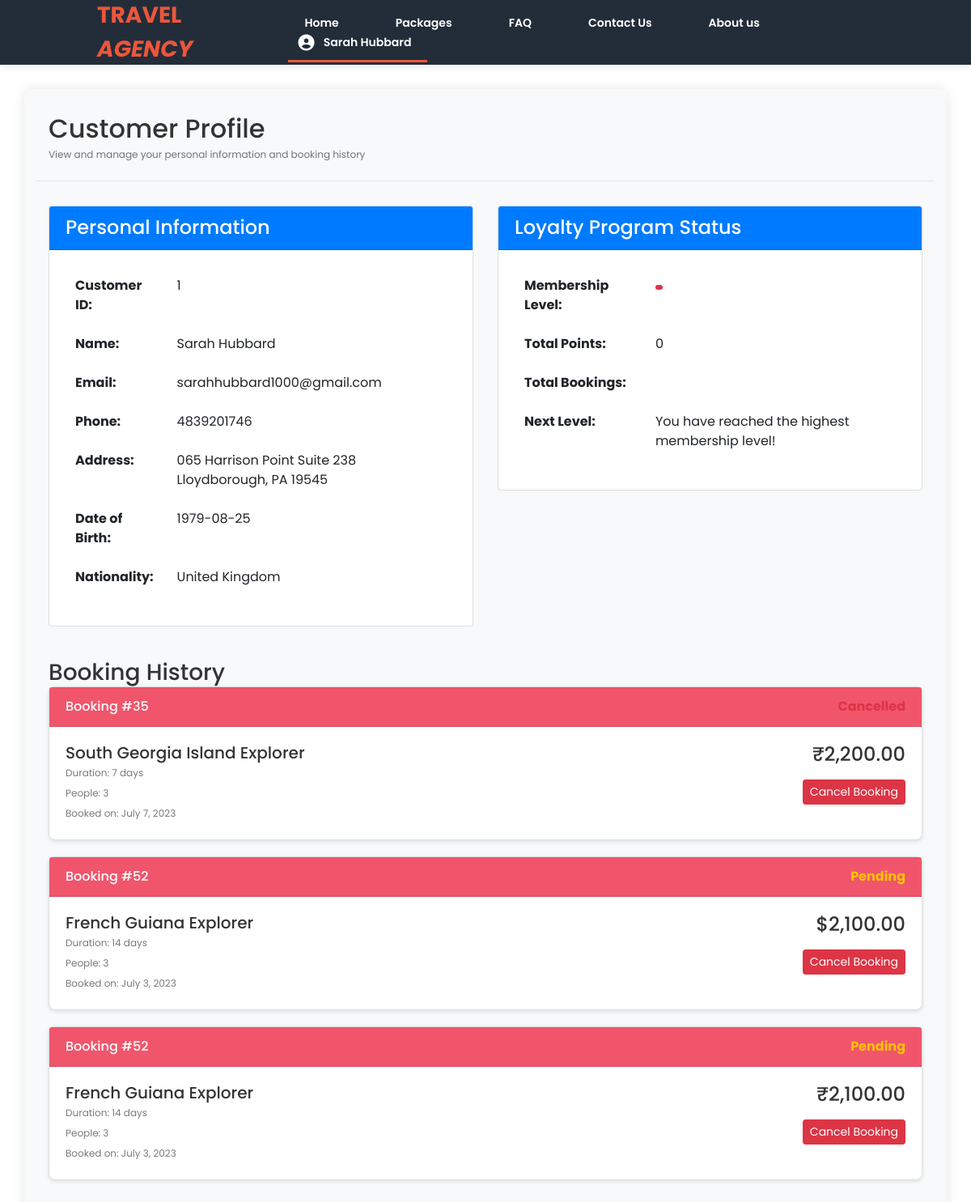
Screenshot of /view_booking.php (signed in) with the database file from the repository.
### tables this page shows
CREATE TABLE Customer (
    Customer_ID INT AUTO_INCREMENT PRIMARY KEY,
    Name VARCHAR(100) NOT NULL,
    Email VARCHAR(100) UNIQUE NOT NULL, 
    Phone VARCHAR(20) UNIQUE NOT NULL,
    Address TEXT,
    Date_Of_Birth DATE,
    Nationality VARCHAR(50),
    User_Type ENUM('Regular', 'Admin') NOT NULL,
    Password VARCHAR(20) NOT NULL
);

CREATE TABLE Booking (
    Booking_ID INT AUTO_INCREMENT PRIMARY KEY,
    Customer_ID INT,
    TourPackage_ID INT,
    Booking_Date DATE NOT NULL,
    Status ENUM('Pending', 'Confirmed', 'Cancelled') NOT NULL,
    NumberOfPeople INT NOT NULL,
    Total_Cost DECIMAL(10,2) NOT NULL,
    FOREIGN KEY (Customer_ID) REFERENCES Customer(Customer_ID) ON DELETE CASCADE,
    FOREIGN KEY (TourPackage_ID) REFERENCES TourPackage(TourPackage_ID) ON DELETE CASCADE
);

CREATE TABLE TourPackage (
    TourPackage_ID INT AUTO_INCREMENT PRIMARY KEY,
    Name VARCHAR(100) NOT NULL,
    Price DECIMAL(10,2) NOT NULL,
    Duration INT NOT NULL,
    Max_People INT,
    Difficulty_Level ENUM('Easy', 'Moderate', 'Hard'),
    Description TEXT,
    Image_URL VARCHAR(255)
);

CREATE TABLE Payment (
    Payment_ID INT AUTO_INCREMENT PRIMARY KEY,
    Booking_ID INT,
    Amount DECIMAL(10,2) NOT NULL,
    Currency VARCHAR(10) NOT NULL,
    Payment_Date DATE NOT NULL,
    Status ENUM('Pending', 'Completed', 'Failed') NOT NULL,
    Payment_Method ENUM('Credit Card', 'Debit Card', 'UPI', 'Bank Transfer') NOT NULL,
    Transaction_ID VARCHAR(50) UNIQUE,
    FOREIGN KEY (Booking_ID) REFERENCES Booking(Booking_ID) ON DELETE CASCADE
);

### view_booking.php (the view, shortened to what this page needs)
<?php
include 'includes/db_connection.php';
$customer_id = $_SESSION['customer_id'];
$sql = "SELECT Customer_ID, Name, Email, Phone, Address, Date_Of_Birth, Nationality
        FROM Customer
        WHERE Customer_ID = ?";
$stmt = $conn->prepare($sql);
$stmt->bind_param("i", $customer_id);
$stmt->execute();
$result = $stmt->get_result();
if ($result->num_rows > 0) {
    $customer = $result->fetch_assoc();
} else {
    $error_message = "Customer information not found.";
}
$loyalty_sql = "SELECT Points, Membership_Level, Total_Bookings
                FROM LoyaltyProgram
                WHERE Customer_ID = ?";
$loyalty_stmt = $conn->prepare($loyalty_sql);
$loyalty_stmt->bind_param("i", $customer_id);
$loyalty_stmt->execute();
$loyalty_result = $loyalty_stmt->get_result();
$loyalty = $loyalty_result->fetch_assoc();
$booking_sql = "SELECT b.Booking_ID, b.Booking_Date, b.Status, b.NumberOfPeople,
                b.Total_Cost, tp.Name as PackageName, tp.Duration,
                p.Currency
                FROM Booking b
                JOIN TourPackage tp ON b.TourPackage_ID = tp.TourPackage_ID
                LEFT JOIN Payment p ON b.Booking_ID = p.Booking_ID
                WHERE b.Customer_ID = ?
                ORDER BY b.Booking_Date DESC";
$booking_stmt = $conn->prepare($booking_sql);
$booking_stmt->bind_param("i", $customer_id);
$booking_stmt->execute();
$booking_result = $booking_stmt->get_result();
?>
<!DOCTYPE html>
<html lang="en">
<head>
    <link rel="stylesheet" type="text/css" href="assets/css/bootstrap.min.css">
    <link rel="stylesheet" type="text/css" href="assets/css/font-awesome.css">
    <link rel="stylesheet" href="assets/css/view_booking.css">
    <link rel="stylesheet" href="assets/css/style.css">
    <link rel="stylesheet" href="assets/css/nav.css">
</head>
<body style="margin-top: 80px">
<header class="header-area header-sticky">
    <div class="container">
        <div class="row">
            <div class="col-12">
                <nav class="main-nav">
                    <a href="index.html" class="logo">Travel <em>Agency</em></a>
                    <ul class="nav">
                    <li><a href="index.php">Home</a></li>
                    <li><a href="packages.php">Packages</a></li>
                    <li><a href="faq.php">FAQ</a></li>
                    <li><a href="contact.php">Contact Us</a></li>
                    <li><a href="about.php">About us</a></li>
                    <?php if (isset($_SESSION['customer_id'])): ?>
                        <li class="nav-item dropdown">
                            <a href="#" class="dropdown active" id="profileDropdown" data-toggle="dropdown" aria-haspopup="true" aria-expanded="false">
                                <i class="fa fa-user-circle"></i> <?php echo htmlspecialchars($_SESSION['name']); ?>
                            </a>
                        </li>
                    <?php else: ?>
                        <li><a href="login.php">Login</a></li>
                    <?php endif; ?>
                </ul>
                </nav>
            </div>
        </div>
    </div>
</header>
    <div class="container profile-container">
        <div class="row profile-header">
            <div class="col-md-12">
                <h2>Customer Profile</h2>
                <p class="text-muted">View and manage your personal information and booking history</p>
            </div>
        </div>
        <?php if (isset($error_message)): ?>
            <div class="alert alert-danger">
                <?php echo $error_message; ?>
            </div>
        <?php else: ?>
            <div class="row profile-details">
                <div class="col-md-6">
                    <div class="card">
                        <div class="card-header bg-primary text-white">
                            <h4>Personal Information</h4>
                        </div>
                        <div class="card-body">
                            <table class="table table-borderless">
                                <tr>
                                    <th>Customer ID:</th>
                                    <td><?php echo htmlspecialchars($customer['Customer_ID']); ?></td>
                                </tr>
                                <tr>
                                    <th>Name:</th>
                                    <td><?php echo htmlspecialchars($customer['Name']); ?></td>
                                </tr>
                                <tr>
                                    <th>Email:</th>
                                    <td><?php echo htmlspecialchars($customer['Email']); ?></td>
                                </tr>
                                <tr>
                                    <th>Phone:</th>
                                    <td><?php echo htmlspecialchars($customer['Phone']); ?></td>
                                </tr>
                                <tr>
                                    <th>Address:</th>
                                    <td><?php echo htmlspecialchars($customer['Address']); ?></td>
                                </tr>
                                <tr>
                                    <th>Date of Birth:</th>
                                    <td><?php echo htmlspecialchars($customer['Date_Of_Birth']); ?></td>
                                </tr>
                                <tr>
                                    <th>Nationality:</th>
                                    <td><?php echo htmlspecialchars($customer['Nationality']); ?></td>
                                </tr>
                            </table>
                        </div>
                    </div>
                </div>
                <div class="col-md-6">
                    <div class="card">
                        <div class="card-header bg-primary text-white">
                            <h4>Loyalty Program Status</h4>
                        </div>
                        <div class="card-body">
                            <table class="table table-borderless">
                                <tr>
                                    <th>Membership Level:</th>
                                    <td>
                                        <span class="badge badge-<?php
                                            switch($loyalty['Membership_Level']) {
                                                default: echo 'danger';
                                            }
                                        ?>">
                                        </span>
                                    </td>
                                </tr>
                                <tr>
                                    <th>Total Points:</th>
                                    <td><?php echo number_format($loyalty['Points']); ?></td>
                                </tr>
                                <tr>
                                    <th>Total Bookings:</th>
                                    <td><?php echo $loyalty['Total_Bookings']; ?></td>
                                </tr>
                                <tr>
                                    <th>Next Level:</th>
                                    <td>
                                        <?php
                                        $next_level = '';
                                        $bookings_needed = 0;
                                        switch($loyalty['Membership_Level']) {
                                            default:
                                                $next_level = 'Maximum Level';
                                        }
                                        if ($next_level != 'Maximum Level') {
                                            echo "Need " . $bookings_needed . " more bookings to reach " . $next_level;
                                        } else {
                                            echo "You have reached the highest membership level!";
                                        }
                                        ?>
                                    </td>
                                </tr>
                            </table>
                        </div>
                    </div>
                </div>
            </div>
            <div class="booking-history">
                <h3>Booking History</h3>
                <?php
                if ($booking_result->num_rows > 0): ?>
                    <?php while ($booking = $booking_result->fetch_assoc()): ?>
                        <div class="card booking-card">
                            <div class="card-header d-flex justify-content-between align-items-center">
                                <span>Booking #<?php echo $booking['Booking_ID']; ?></span>
                                <span class="booking-status status-<?php echo strtolower($booking['Status']); ?>">
                                    <?php echo $booking['Status']; ?>
                                </span>
                            </div>
                            <div class="card-body">
                                <div class="row">
                                    <div class="col-md-8">
                                        <h5><?php echo htmlspecialchars($booking['PackageName']); ?></h5>
                                        <p>Duration: <?php echo $booking['Duration']; ?> days</p>
                                        <p>People: <?php echo $booking['NumberOfPeople']; ?></p>
                                        <p>Booked on: <?php echo date('F j, Y', strtotime($booking['Booking_Date'])); ?></p>
                                    </div>
                                    <div class="col-md-4 text-right">
                                        <h4>
                                            <?php
                                            $currency_symbol = '';
                                            switch($booking['Currency']) {
                                                case 'USD':
                                                    $currency_symbol = '$';
                                                    break;
                                                case 'INR':
                                                    $currency_symbol = '₹';
                                                    break;
                                            }
                                            echo $currency_symbol . number_format($booking['Total_Cost'], 2);
                                            ?>
                                        </h4>
                                        <a href="#"
                                           class="btn btn-sm btn-danger mt-3"
                                           onclick="cancelBooking(<?php echo $booking['Booking_ID']; ?>)">
                                            Cancel Booking
                                        </a>
                                    </div>
                                </div>
                            </div>
                        </div>
                    <?php endwhile; ?>
                <?php else: ?>
                    <div class="alert alert-info">
                        You haven't made any bookings yet. <a href="packages.php">Browse our packages</a> to book your next adventure!
                    </div>
                <?php endif; ?>
            </div>
        <?php endif; ?>
    </div>
      <link rel="stylesheet" href="https://cdnjs.cloudflare.com/ajax/libs/font-awesome/6.4.2/css/all.min.css">
</body>
</html>

### assets/css/view_booking.css (style rules this page uses)
.profile-container { background-color: #f8f9fa; border-radius: 10px; padding: 30px; margin-top: 30px; box-shadow: 0 0 15px rgba(0,0,0,0.1); }
.profile-header { margin-bottom: 30px; border-bottom: 1px solid #dee2e6; padding-bottom: 20px; }
.profile-details { margin-bottom: 30px; }
.booking-history { margin-top: 40px; }
.booking-card { margin-bottom: 20px; border-radius: 8px; box-shadow: 0 2px 5px rgba(0,0,0,0.1); }
.booking-card .card-header { background-color: #f1556c; color: white; font-weight: 500; }
.booking-status { font-weight: bold; }
.status-pending { color: #ffc107; }
.status-cancelled { color: #dc3545; }

### assets/css/style.css (style rules this page uses)
html, body, div, span, applet, object, iframe, h1, h2, h3, h4, h5, h6, p, blockquote, div pre, a, abbr, acronym, address, big, cite, code, del, dfn, em, font, img, ins, kbd, q, s, samp, small, strike, strong, sub, sup, tt, var, b, u, i, center, dl, dt, dd, ol, ul, li, figure, header, nav, section, article, aside, footer, figcaption { margin: 0; padding: 0; border: 0; outline: 0; }
ul, li { padding: 0; margin: 0; list-style: none; }
header, nav, section, article, aside, footer, hgroup { display: block; }
* { box-sizing: border-box; }
html, body { font-family: 'Poppins', sans-serif; font-weight: 400; background-color: #fff; font-size: 16px; -ms-text-size-adjust: 100%; -webkit-font-smoothing: antialiased; -moz-osx-font-smoothing: grayscale; }
a { text-decoration: none !important; }
h1, h2, h3, h4, h5, h6 { margin-top: 0px; margin-bottom: 0px; }
ul { margin-bottom: 0px; }
p { font-size: 12px; line-height: 25px; color: #7a7a7a; }
html, body { background: #fff; font-family: 'Poppins', sans-serif; }
body { font-family: 'Poppins', sans-serif; background-color: #ffffff; color: #333; margin: 0; padding: 0; }
a { color: #ed563b; }

### assets/css/nav.css (style rules this page uses)
.main-nav { background: #232d39; width: 100%; height: 80px; padding: 0 10%; display: flex; align-items: center; justify-content: space-between; position: fixed; top: 0; left: 0; z-index: 1000; box-shadow: 0 2px 10px rgba(0, 0, 0, 0.1); }
.main-nav .logo { font-size: 28px; font-weight: 700; color: #ed563b; text-transform: uppercase; text-decoration: none; }
.main-nav ul.nav { list-style: none; padding: 0; margin: 0; display: flex; }
.main-nav ul.nav li { display: inline-block; margin-left: 30px; }
.main-nav ul.nav li a { text-decoration: none; font-size: 14px; font-weight: 600; color: #fff; padding: 20px; position: relative; transition: color 0.3s ease-in-out; }
.main-nav ul.nav li a::after { content: ""; position: absolute; left: 0; bottom: 5px; width: 0; height: 3px; background: #ed563b; transition: width 0.4s ease-in-out; }
.main-nav ul.nav li a.active { position: relative; }
.main-nav ul.nav li a.active::after { content: ""; position: absolute; left: 0; bottom: 5px; width: 100%; height: 3px; background: #ed563b; }
.fa-user-circle { position: relative; font-size: 20px; top: 3px; right: 8px; }
a { color: #ed563b; }
header, .header-area, .main-nav, .main-nav .logo, .main-nav .nav li a { transition: none !important; }

### rows the page displays
customer: Customer_ID "1", Name "Sarah Hubbard", Email "sarahhubbard1000@gmail.com", Phone "4839201746", Address "065 Harrison Point Suite 238 Lloydborough, PA 19545", Date_Of_Birth "1979-08-25", Nationality "United Kingdom"
booking: Booking_ID "35", Status "Cancelled", TourPackage_ID.Name "South Georgia Island Explorer", TourPackage_ID.Duration "7", NumberOfPeople "3", Booking_Date "July 7, 2023", payment.Currency "₹", Total_Cost "2,200.00"
booking: Booking_ID "52", Status "Pending", TourPackage_ID.Name "French Guiana Explorer", TourPackage_ID.Duration "14", NumberOfPeople "3", Booking_Date "July 3, 2023", payment.Currency "$", Total_Cost "2,100.00", payment.Currency "₹"

### other values shown
$_SESSION['name'] "Sarah Hubbard"
$loyalty['Points'] "0"
